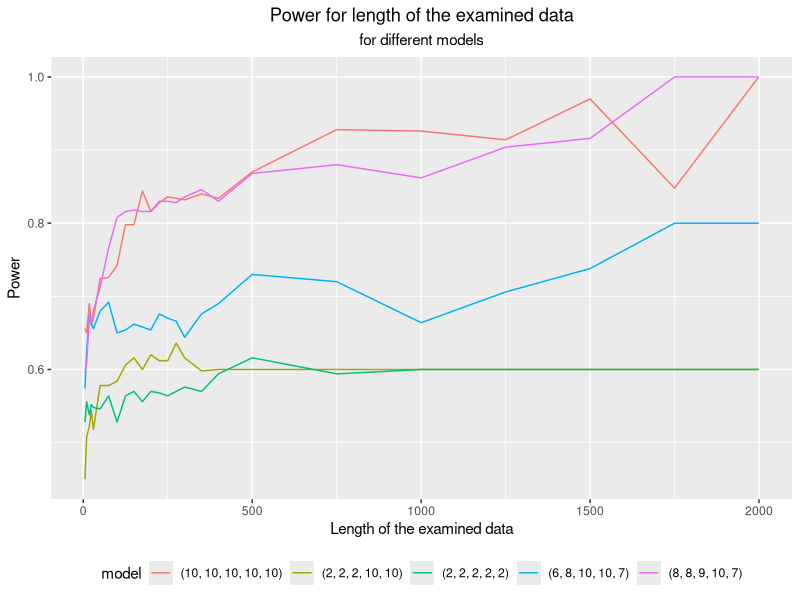
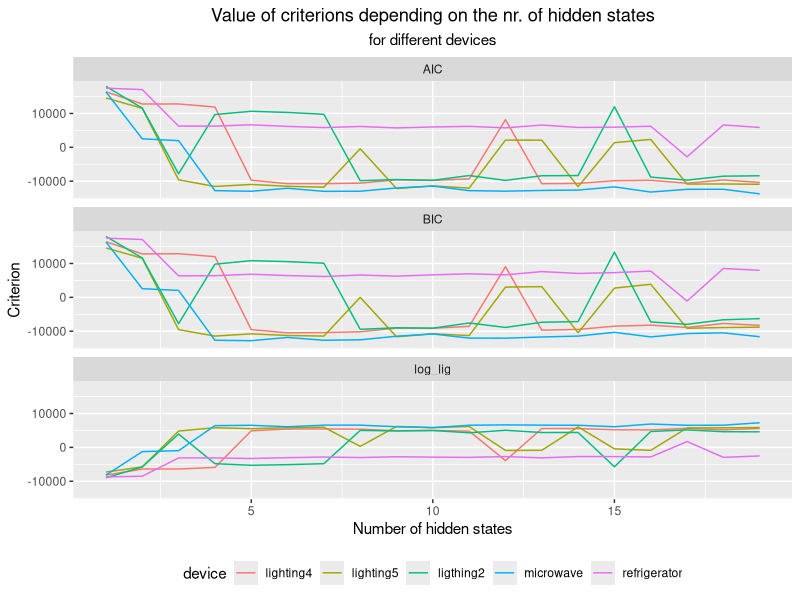
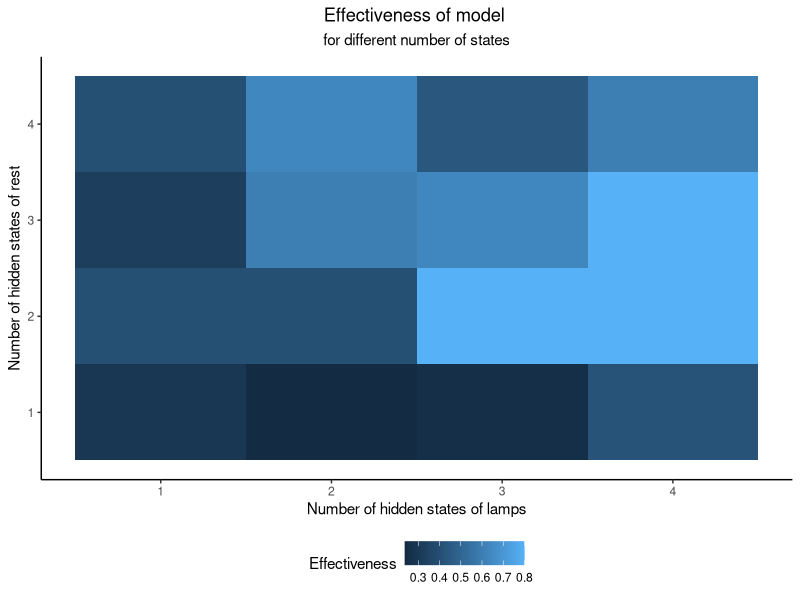
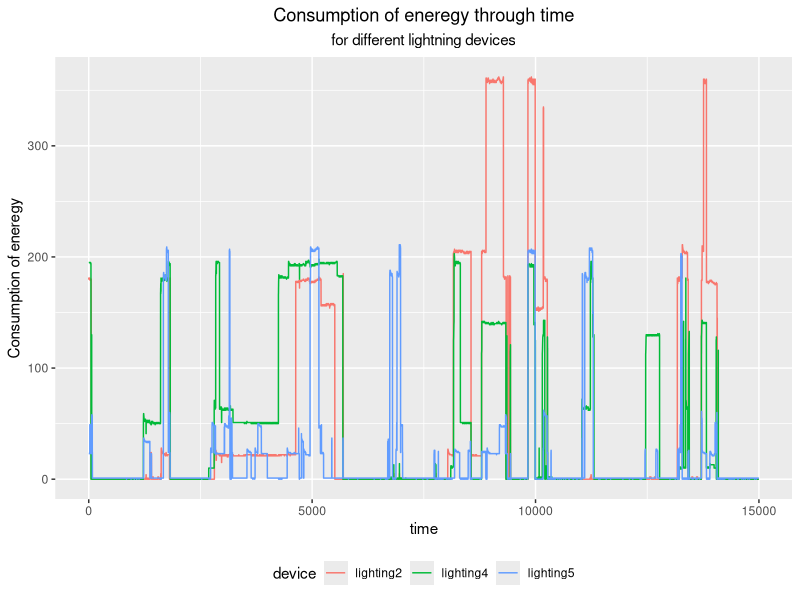
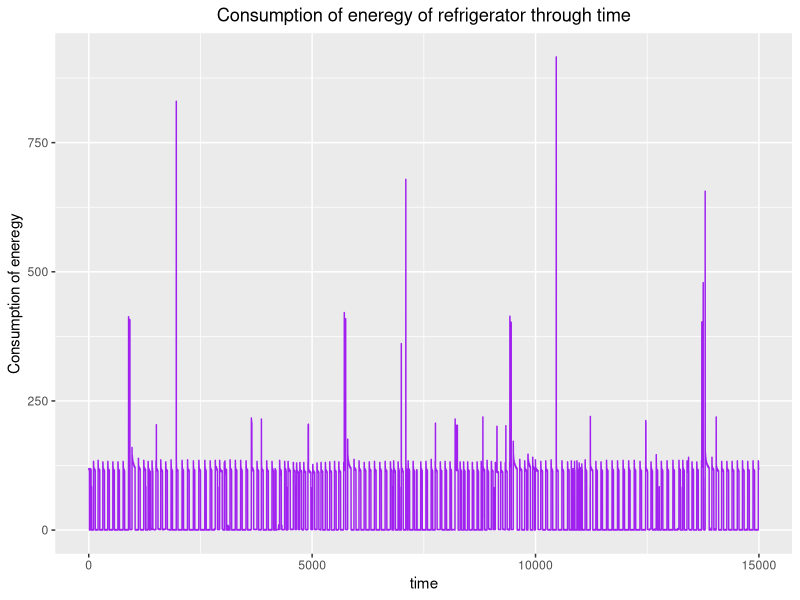
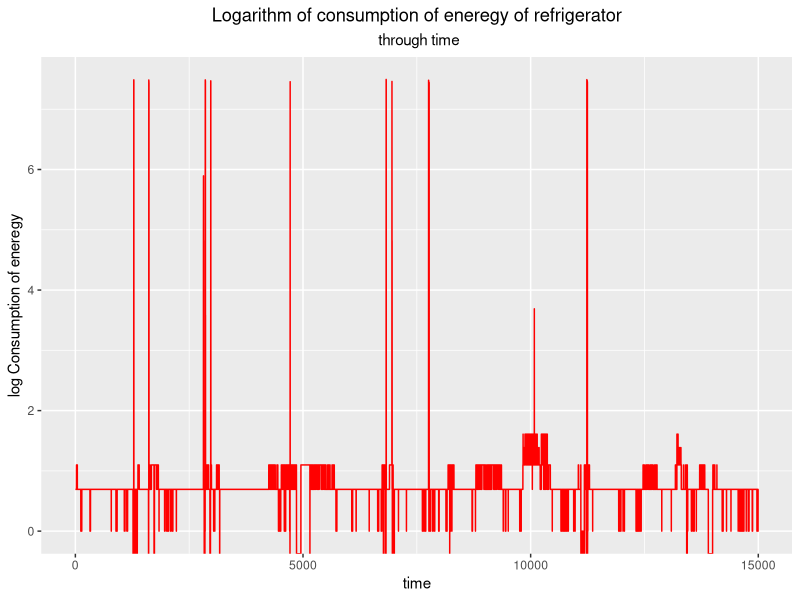

R code for these plots, in order:
library(ggplot2)
setwd(dirname(rstudioapi::getActiveDocumentContext()$path))
dane1 = data.frame(read.csv("dane_na_wykresy.csv",header = T))
dane1$power <-as.numeric(dane1$power)
dane1$length <-as.numeric(dane1$length)

ggplot(dane1,aes(x=length,y=power,col = model))+geom_line()+   
  labs(x = "Length of the examined data", y = "Power", title = "Power for length of the examined data",
       subtitle = "for different models")+
  theme(plot.title = element_text(hjust = 0.5),
        plot.subtitle = element_text(hjust = 0.5),
        legend.position = "bottom")


dane2 = data.frame(read.csv("dane_na_wykresy_2.csv",header = T))

dane2$n <-as.numeric(dane2$n)
dane2$value <-as.numeric(dane2$value)

ggplot(dane2,aes(x=n,y=value,col = device))+geom_line()+facet_wrap(~kryt,ncol = 1)+   
  labs(x = "Number of hidden states", y = "Criterion", title = "Value of criterions depending on the nr. of hidden states",
       subtitle = "for different devices")+
  theme(plot.title = element_text(hjust = 0.5),
        plot.subtitle = element_text(hjust = 0.5),
        legend.position = "bottom")

dane3 = data.frame(read.csv("dane_na_wykresy_3.csv",header = T))
dane3$n_lamp <-as.numeric(dane3$n_lamp)
dane3$n_rest <-as.numeric(dane3$n_rest)
dane3$power <-as.numeric(dane3$power)
colnames(dane3)[3]<-"Effectiveness"

ggplot(dane3, aes(n_lamp, n_rest, fill= Effectiveness)) + 
  geom_tile()+   
  labs(x = "Number of hidden states of lamps", y = "Number of hidden states of rest", title = "Effectiveness of model ",
       subtitle = "for different number of states")+
  theme(plot.title = element_text(hjust = 0.5),
        plot.subtitle = element_text(hjust = 0.5),
        legend.position = "bottom",
        legend.direction = "horizontal",
        axis.line = element_line(colour = "black"),
        panel.grid.major = element_blank(),
        panel.grid.minor = element_blank(),
        panel.border = element_blank(),
        panel.background = element_blank())+ 
  scale_x_continuous(breaks=seq(1, 19, 1))+ 
  scale_y_continuous(breaks=seq(1, 19, 1))



### prady  

prady <-(read.csv("house3_5devices_train.csv",header = T))
n <- length(prady[,1])
dan<-rbind(
  cbind(1:n,prady[,2],"lighting2"),
  cbind(1:n,prady[,3],"lighting5"),
  cbind(1:n,prady[,4],"lighting4"),
  cbind(1:n,prady[,5],"refrigerator"),
  cbind(1:n,prady[,6],"microwave")
)
prady<-data.frame(dan)
colnames(prady)<-c("time","amount","device")
prady$time <-as.numeric(prady$time)
prady$amount <-as.numeric(prady$amount)

ggplot(subset(prady,prady$device!="refrigerator" & prady$device!="microwave"),
       aes(x=time,y=amount,col = device))+geom_line()+   
  labs(x = "time", y = "Consumption of eneregy", title = "Consumption of eneregy through time",
       subtitle = "for different lightning devices")+
  theme(plot.title = element_text(hjust = 0.5),
        plot.subtitle = element_text(hjust = 0.5),
        legend.position = "bottom")

ggplot(subset(prady,prady$device=="refrigerator"),
       aes(x=time,y=amount))+geom_line(col = "purple")+   
  labs(x = "time", y = "Consumption of eneregy", title = "Consumption of eneregy of refrigerator through time")+
  theme(plot.title = element_text(hjust = 0.5),
        plot.subtitle = element_text(hjust = 0.5),
        legend.position = "bottom")

ggplot(subset(prady,prady$device=="microwave"),
       aes(x=time,y=log(amount)))+geom_line(col = "red")+   
  labs(x = "time", y = "log Consumption of eneregy", title = "Logarithm of consumption of eneregy of refrigerator",
       subtitle = " through time")+
  theme(plot.title = element_text(hjust = 0.5),
        plot.subtitle = element_text(hjust = 0.5),
        legend.position = "bottom")
